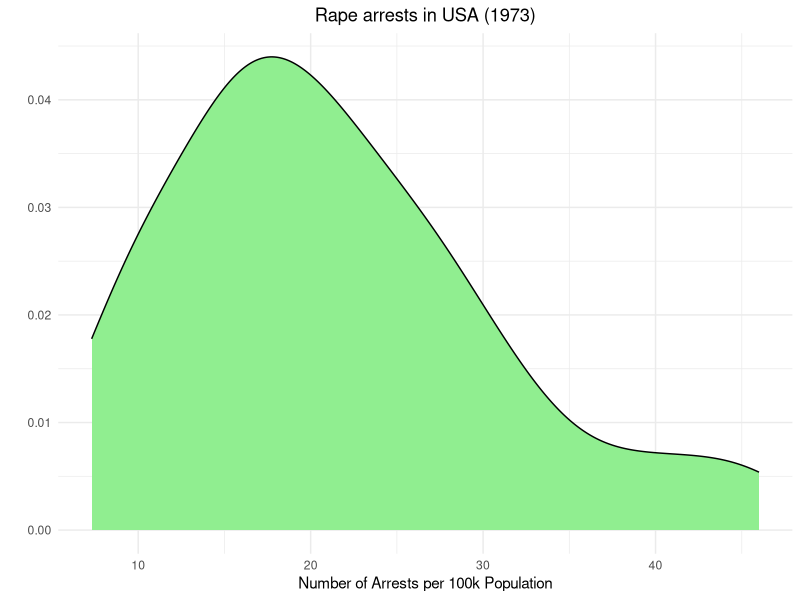

This figure's R source:
## ---- chunk 1
library(tidyverse)
library(e1071)
library(datasets)
data(USArrests)
USArrests %>%
  ggplot(aes(Rape)) +
  geom_density(fill="lightgreen") +
  theme_minimal() +
  theme(plot.title = element_text(hjust = .5)) +
  ggtitle("Rape arrests in USA (1973)") +
  xlab("Number of Arrests per 100k Population") +
  ylab("")
